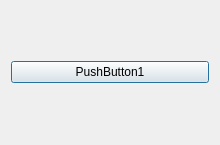
<?xml version="1.0" encoding="UTF-8"?>
<ui version="4.0">
 <class>Dialog</class>
 <widget class="QDialog" name="Dialog">
  <property name="geometry">
   <rect>
    <x>0</x>
    <y>0</y>
    <width>220</width>
    <height>145</height>
   </rect>
  </property>
  <property name="windowTitle">
   <string>Dialog</string>
  </property>
  <layout class="QVBoxLayout" name="verticalLayout">
   <item>
    <widget class="QPushButton" name="pushButton1">
     <property name="text">
      <string>PushButton1</string>
     </property>
    </widget>
   </item>
  </layout>
 </widget>
 <layoutdefault spacing="6" margin="11"/>
 <resources/>
 <connections/>
</ui>
